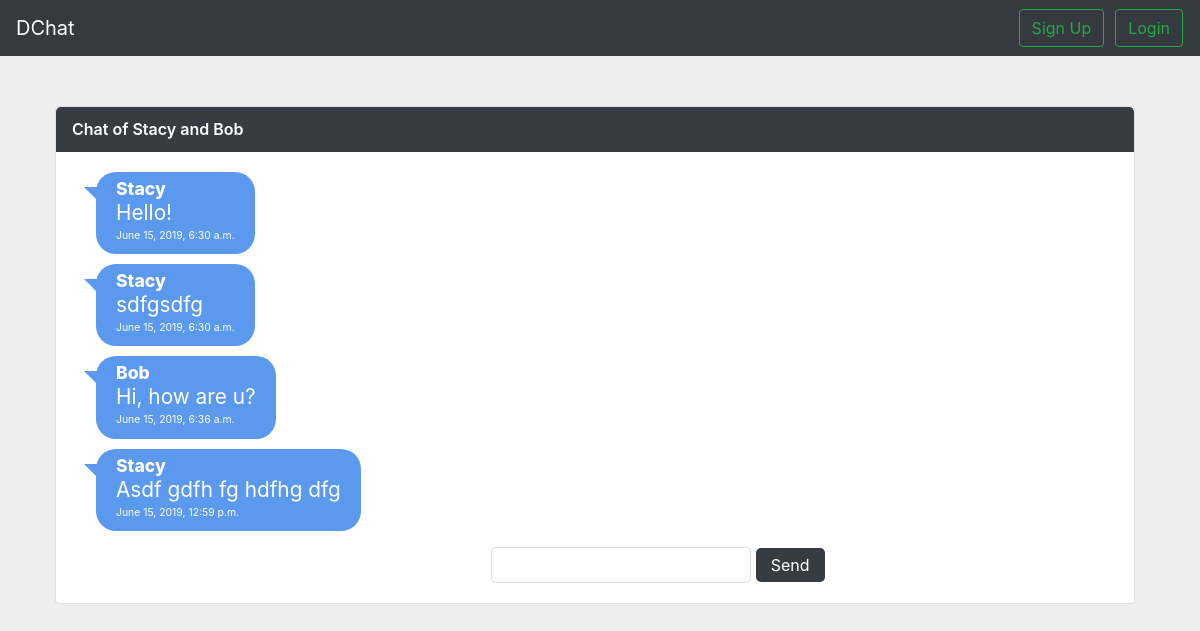
The page /chat/b5NXljSPHb on the database its author committed.
### chat_app/models.py (models this page shows, shortened)
class ChatRoom(models.Model):
    chat_id = models.CharField(max_length=500)
    user1 = models.ForeignKey(User, on_delete=models.DO_NOTHING, related_name='sender')
    user2 = models.ForeignKey(User, on_delete=models.DO_NOTHING, related_name='receiver')
    def __str__(self):
        return f'{self.chat_id}'

class Message(models.Model):
    text = models.CharField(max_length=500)
    user_sender = models.ForeignKey(User, on_delete=models.DO_NOTHING, related_name='sender_message', default=None)
    date_posted = models.DateTimeField(auto_now_add=True)
    chatroom = models.ForeignKey(ChatRoom, on_delete=models.DO_NOTHING, default=None)

### chat_app/views.py (the view, shortened to what this page needs)
# urls.py: url(r'^chat/(?P<pk>\w+)$', ChatView.as_view())
class ChatView(View):
    def get(self, request, pk):
        user_sender = self.request.user
        if len(str(pk)) == 10:
            chatroom = list(ChatRoom.objects.filter(chat_id=pk))
            messages = list(Message.objects.filter(chatroom=chatroom[0].id))
            return render(request, 'chat.html', {'chatroom': chatroom[0],
                                                 'messages': messages,
                                                 'user_sender': user_sender})

### chat_app/templates/chat.html (shortened to what this page needs)
{% extends 'base.html' %}
{% load staticfiles %}
{% load static %}
{% block body %}
<div class="container content">
  <div class="row">
      <div class="col-xl-12 col-lg-12 col-md-12 col-sm-12 col-12">
        <div class="card">
          <div class="card-header">Chat of {{ chatroom.user1 }} and {{ chatroom.user2 }}</div>
            <div class="card-body height3">
              <ul class="chat-list">
                {% for msg in messages %}
                  {% if msg.user_sender == user_sender %}
                    <li class="out">
                        <div class="chat-body">
                            <div class="chat-message">
                                <h5>{{ msg.user_sender }}</h5>
                                <p>{{ msg.text }}</p>
                                <small class="date-posted">{{ msg.date_posted }}</small>
                            </div>
                        </div>
                    </li>
                  {% else %}
                    <li class="in">
                        <div class="chat-body">
                            <div class="chat-message">
                                <h5>{{ msg.user_sender }}</h5>
                                <p>{{ msg.text }}</p>
                                <small class="date-posted">{{ msg.date_posted }}</small>
                            </div>
                        </div>
                    </li>
                  {% endif %}
                {% endfor %}
              </ul>
          <form method="post">
            <input class="new-msg" name="text" type="text">
            <input class="send-msg" type="submit" value="Send" >
          </form>
        </div>
      </div>
    </div>
  </div>
</div>
{% endblock %}

### chat_app/templates/base.html (style rules this page uses)
body { background:#eee; }
.chat-list { padding: 0; font-size: .8rem; }
.card { margin: 10px 20px 10px 10px; }
.chat-list li { margin-bottom: 10px; overflow: auto; color: #ffffff; }
.chat-list .chat-message { -webkit-border-radius: 20px; -moz-border-radius: 20px; border-radius: 20px; background: #5a99ee; display: inline-block; padding: 10px 20px; position: relative; }
.chat-list .chat-message:before { content: ""; position: absolute; top: 15px; width: 0; height: 0; }
.chat-list .chat-message h5 { margin: 0 0 5px 0; font-weight: 800; line-height: 80%; font-size: 1.1rem; }
.chat-list .chat-message p { line-height: 24px; margin: 0; padding: 0; font-size: 1.3rem; }
p { line-height: 24px; margin: 0; padding: 0; font-size: 1.3rem; }
.chat-list .chat-body { margin-left: 20px; float: left; width: 70%; }
.chat-list .in .chat-message:before { left: -12px; border-bottom: 20px solid transparent; border-right: 20px solid #5a99ee; }
.card .card-header:first-child { -webkit-border-radius: 0.3rem 0.3rem 0 0; -moz-border-radius: 0.3rem 0.3rem 0 0; border-radius: 0.3rem 0.3rem 0 0; }
.card .card-header { background: #373c42; border: 0; font-size: 1rem; padding: .65rem 1rem; position: relative; font-weight: 600; color: #ffffff; }
.content { margin-top:40px; }
.date-posted { font-size: 0.65rem; }
input[type=text] { padding:5px; border:1px solid #ddd; -webkit-border-radius: 5px; border-radius: 5px; }
.new-msg { margin-left: 40%; }
.send-msg { padding:5px 15px; background: #373c42; border:0 none; cursor:pointer; -webkit-border-radius: 5px; border-radius: 5px; color: #ffffff }

### rows shown on the page
ChatRoom: user1 "Stacy", user2 "Bob"
Message: user_sender "Stacy", text "Hello!", date_posted "June 15, 2019, 6:30 a.m."
Message: user_sender "Stacy", text "sdfgsdfg", date_posted "June 15, 2019, 6:30 a.m."
Message: user_sender "Bob", text "Hi, how are u?", date_posted "June 15, 2019, 6:36 a.m."
Message: user_sender "Stacy", text "Asdf gdfh fg hdfhg dfg", date_posted "June 15, 2019, 12:59 p.m."
